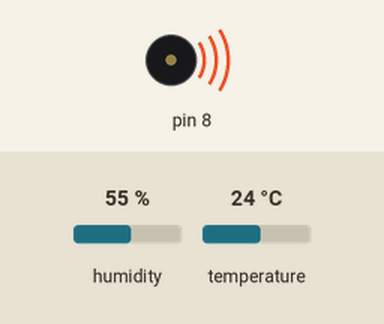
Recording of a sketch running on a simulated Arduino Uno, built with avr-gcc and run on an emulated ATmega328P. On the bench: buzzer (waves = sounding). The inputs (shaded band) are chosen by the test bench; at power-on: humidity 55 %, temperature 24 °C. What the sketch prints to the serial monitor is not drawn.

Above: at 0.1 s.
Timing chart, 0 to 1.9 s (numbered marks = the images above):
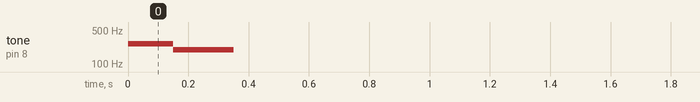

The sketch:

personalProject.ino
```cpp
//www.elegoo.com
//2016.12.9

#include <SimpleDHT.h>
#include "pitches.h"

// for DHT11,
//      VCC: 5V or 3V
//      GND: GND
//      DATA: 2
int pinDHT11 = 2;
SimpleDHT11 dht11;

int melody[] = {
  NOTE_C4, NOTE_G3, NOTE_G3, NOTE_A3, NOTE_G3, 0, NOTE_B3, NOTE_C4
};

// note durations: 4 = quarter note, 8 = eighth note, etc.:
int noteDurations[] = {
  4, 8, 8, 4, 4, 4, 4, 4
};

int clock = 0;
int twentyMins = 20 * 60;
int greenLed = 13;
int redLed = 12;

// --------------------------------------------------------------------------
void setup() {
  Serial.begin(9600);
  tone(8, NOTE_C4, 200);
  delay(150);
  tone(8, NOTE_G3, 200);
  delay(2000);
}

// --------------------------------------------------------------------------
void loop() {
  Serial.print(clock);
  clocker();
  readTempAndHumidity();
  delay(1100);
}

// --------------------------------------------------------------------------
void clocker() {
  clock++;
  if(clock == twentyMins) {
    sevenTones();
    clock = 0;
  }
}

// --------------------------------------------------------------------------
void readTempAndHumidity() {
  byte temperature = 0;
  byte humidity = 0;
  byte data[40] = {0};
  if (dht11.read(pinDHT11, &temperature, &humidity, data)) {
    Serial.print("Read DHT11 failed");
    turnOnLed(redLed,500);
    turnOffLed(redLed);
    delay(1500);
    return;
  }

  Serial.print("  ");
  Serial.print((int)temperature); Serial.print(" *C, ");
  Serial.print((int)humidity); Serial.println(" %");
  turnOnLed(greenLed,500);
  turnOffLed(greenLed);
}

// --------------------------------------------------------------------------
void sevenTones() {
  for (int thisNote = 0; thisNote < 8; thisNote++) {

    // to calculate the note duration, take one second divided by the note type.
    //e.g. quarter note = 1000 / 4, eighth note = 1000/8, etc.
    int noteDuration = 1000 / noteDurations[thisNote];
    tone(8, melody[thisNote], noteDuration);

    // to distinguish the notes, set a minimum time between them.
    // the note's duration + 30% seems to work well:
    int pauseBetweenNotes = noteDuration * 1.30;
    delay(pauseBetweenNotes);
    // stop the tone playing:
    noTone(8);
  }
}

// --------------------------------------------------------------------------

void turnOnLed(int ledPosition, int d) {
  digitalWrite(ledPosition, HIGH);
  delay(d);
}

// --------------------------------------------------------------------------

void turnOffLed(int ledPosition) {
  digitalWrite(ledPosition, LOW);
}
```
